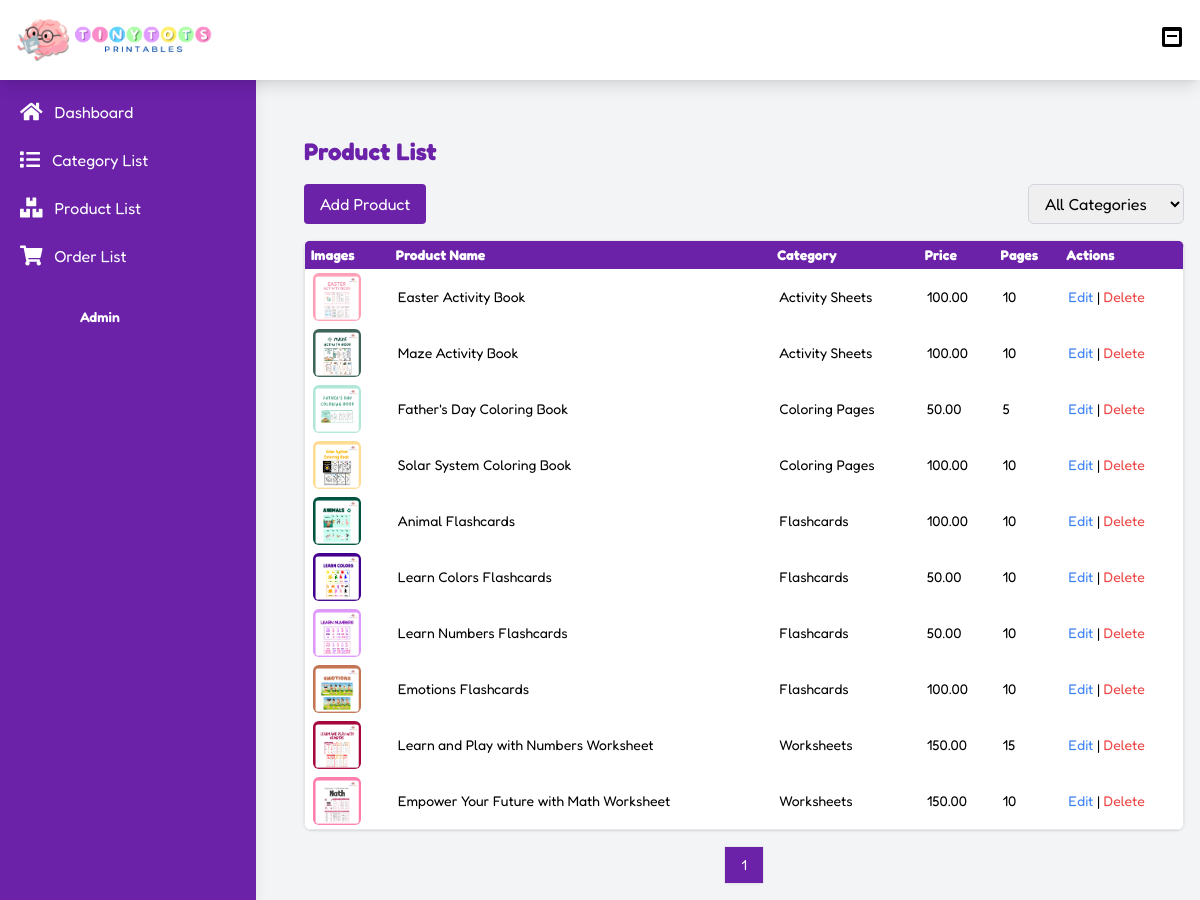
Page /backend/productlist.php on the committed database.
### tables this page shows
CREATE TABLE `product_list` (
  `prod_id` int(11) NOT NULL,
  `prod_name` varchar(255) NOT NULL,
  `cat_id` int(11) NOT NULL,
  `prod_price` decimal(10,2) NOT NULL,
  `date_added` timestamp NOT NULL DEFAULT current_timestamp(),
  `prod_pages` int(11) DEFAULT NULL,
  `product_file` longblob DEFAULT NULL
);

CREATE TABLE `category_list` (
  `cat_id` int(11) NOT NULL,
  `cat_name` varchar(255) NOT NULL,
  `date_added` timestamp NOT NULL DEFAULT current_timestamp()
);

### backend/productlist.php (the view, shortened to what this page needs)
<?php
include ('C:\XAMPP\htdocs\TinyTotsPrintables\database\dbconnection.php');
$sort = isset($_GET['sort']) ? $_GET['sort'] : 'prod_id';
$order = isset($_GET['order']) ? $_GET['order'] : 'ASC';
$allowed_sorts = ['prod_id', 'prod_name', 'cat_name', 'prod_price', 'prod_pages', 'date_added'];
$sort = in_array($sort, $allowed_sorts) ? $sort : 'prod_id';
$order = strtoupper($order) === 'DESC' ? 'DESC' : 'ASC';
$limit = 10;
$page = isset($_GET['page']) ? (int)$_GET['page'] : 1;
$page = max($page, 1);
$start = ($page - 1) * $limit;
$category = isset($_GET['category']) ? (int)$_GET['category'] : 0;
$category_condition = $category ? "WHERE pl.cat_id = $category" : "";
$total_query = "SELECT COUNT(*) as count
                FROM product_list pl
                LEFT JOIN category_list cl ON pl.cat_id = cl.cat_id
                $category_condition";
$total_result = mysqli_query($conn, $total_query);
$total_rows = mysqli_fetch_assoc($total_result)['count'];
$total_pages = ceil($total_rows / $limit);
$query = "SELECT pl.*, cl.cat_name,
          (SELECT image_url FROM product_images pi WHERE pi.prod_id = pl.prod_id LIMIT 1) as image_url
          FROM product_list pl
          LEFT JOIN category_list cl ON pl.cat_id = cl.cat_id
          $category_condition
          ORDER BY $sort $order
          LIMIT $start, $limit";
$result = mysqli_query($conn, $query);
$product_count = mysqli_num_rows($result);
?>
<!DOCTYPE html>
<html lang="en">
<head>
    <link href="https://cdn.jsdelivr.net/npm/tailwindcss@2.2.16/dist/tailwind.min.css" rel="stylesheet">
</head>
<body class="ml-72 bg-gray-100">
    <div class="flex">
        <?php include 'admin_sidebar.php'; ?>
        <main class="mt-8 p-6 w-full">
            <?php include 'admin_header.php'; ?>
            <div class="container mx-auto p-4">
                <h1 class="text-2xl font-bold mt-10 mb-4 text-purple-800">Product List</h1>
                <div class="flex flex-col sm:flex-row justify-between mb-4 space-y-2 sm:space-y-0">
                    <button id="openAddModal" class="px-4 py-2 bg-purple-800 text-white rounded hover:bg-purple-700">
                        Add Product
                    </button>
                    <form method="GET" class="flex items-center space-x-2">
                <select
                    name="category"
                    onchange="this.form.submit()"
                    class="px-3 py-2 border border-gray-300 rounded-md focus:outline-none focus:ring-2 focus:ring-purple-500"
                >
                    <option value="">All Categories</option>
                </select>
            </form>
        </div>
                <div class="bg-white rounded-lg shadow overflow-x-auto">
                    <table class="min-w-full table-auto border-collapse border border-gray-200">
                        <thead class="bg-purple-800 text-white">
                            <tr>
                                <th class="px-1.5 py-1 text-sm text-left">Images</th>
                                <th class="px-1.5 py-1 text-sm text-left">Product Name</th>
                                <th class="px-1.5 py-1 text-sm text-left">Category</th>
                                <th class="px-1.5 py-1 text-sm text-left">Price</th>
                                <th class="px-1.5 py-1 text-sm text-left">Pages</th>
                                <th class="px-1.5 py-1 text-sm text-left">Actions</th>
                            </tr>
                        </thead>
                        <tbody>
                            <?php if ($product_count > 0): ?>
                                <?php while ($row = mysqli_fetch_assoc($result)): ?>
                                    <tr>
                                        <td class="px-2 py-1 text-sm">
                                            <?php if ($row['image_url']): ?>
                                                <img src="<?= $row['image_url'] ?>" alt="Product Image" class="w-12 h-12 object-cover rounded-md">
                                            <?php else: ?>
                                                No Image
                                            <?php endif; ?>
                                        </td>
                                        <td class="px-2 py-1 text-sm"><?= htmlspecialchars($row['prod_name']) ?></td>
                                        <td class="px-2 py-1 text-sm"><?= htmlspecialchars($row['cat_name']) ?></td>
                                        <td class="px-2 py-1 text-sm"><?= number_format($row['prod_price'], 2) ?></td>
                                        <td class="px-2 py-1 text-sm"><?= $row['prod_pages'] ?></td>
                                        <td class="px-2 py-1 text-sm">
                                            <button onclick="openEditModal(<?= $row['prod_id'] ?>, '<?= htmlspecialchars($row['prod_name']) ?>', <?= $row['cat_id'] ?>, <?= $row['prod_price'] ?>, <?= $row['prod_pages'] ?>)" class="text-blue-500 hover:underline">Edit</button> |
                                            <button onclick="openDeleteModal(<?= $row['prod_id'] ?>, '<?= htmlspecialchars($row['prod_name']) ?>')" class="text-red-500 hover:underline">Delete</button>
                                        </td>
                                    </tr>
                                <?php endwhile; ?>
                            <?php else: ?>
                                <tr><td colspan="6" class="text-center text-sm">No products found.</td></tr>
                            <?php endif; ?>
                        </tbody>
                    </table>
                </div>
                <div class="mt-4 text-center">
                    <nav class="inline-flex rounded-md shadow-sm">
                        <?php for ($i = 1; $i <= $total_pages; $i++): ?>
                            <a href="?page=<?= $i ?>" class="px-4 py-2 border text-sm <?= $i == $page ? 'bg-purple-800 text-white' : 'border-purple-300 text-purple-800' ?>"><?= $i ?></a>
                        <?php endfor; ?>
                    </nav>
                </div>
            </div>
</body>
</html>

### backend/admin_sidebar.php (shortened to what this page needs)
<!DOCTYPE html>
<html lang="en">
<head>
    <link href="https://cdnjs.cloudflare.com/ajax/libs/font-awesome/5.15.4/css/all.min.css" rel="stylesheet">
    <script src="https://cdn.tailwindcss.com"></script>
</head>
<body>
    <div class="flex">
        <div id="sidebar" class="
            fixed top-0 left-0 h-screen
            mt-12
            sm:w-16 lg:w-64
            bg-purple-800
            text-white
            py-3
            px-2
            shadow-lg
            transition-all
            duration-300
            ease-in-out
            z-40
            overflow-y-auto
            sidebar-scroll
        ">
            <nav class="space-y-2 mt-8">
                <a href="dashboard.php" class="flex items-center gap-3 py-2 px-3 rounded-md text-white hover:bg-purple-700 hover:text-white transition">
                    <i class="fas fa-home text-xl"></i>
                    <span class="hidden lg:inline">Dashboard</span>
                </a>
                <a href="categorylist.php" class="flex items-center gap-3 py-2 px-3 rounded-md text-white hover:bg-purple-700 hover:text-white transition">
                    <i class="fas fa-list text-xl"></i>
                    <span class="hidden lg:inline">Category List</span>
                </a>
                <a href="productlist.php" class="flex items-center gap-3 py-2 px-3 rounded-md text-white hover:bg-purple-700 hover:text-white transition">
                    <i class="fas fa-boxes text-xl"></i>
                    <span class="hidden lg:inline">Product List</span>
                </a>
                <a href="orderlist.php" class="flex items-center gap-3 py-2 px-3 rounded-md text-white hover:bg-purple-700 hover:text-white transition">
                    <i class="fas fa-shopping-cart text-xl"></i>
                    <span class="hidden lg:inline">Order List</span>
                </a>
            </nav>
<div class="border-t border-purple-800 pt-4 mb-4">
        <div id="admin-profile-details" class="flex items-center px-3 space-x-3 cursor-pointer rounded-md text-white hover:bg-purple-700 hover:text-white transition">
            <div class="w-12 h-12 rounded-full bg-purple-800 text-white flex items-center justify-center">
            </div>
            <div class="flex-1 hidden lg:block">
                <h3 class="text-sm font-semibold">
                    Admin
                </h3>
            </div>
        </div>
    </div>
            <div class="absolute bottom-4 w-full px-3">
                <button id="logout-button" class="flex items-center gap-3 py-2 px-3 rounded-md text-white hover:bg-purple-700 transition w-full text-left">
                </button>
            </div>
        </div>
    </div>
</body>
</html>

### backend/admin_header.php (shortened to what this page needs)
<html lang="en">
<head>
    <link rel="stylesheet" href="https://cdnjs.cloudflare.com/ajax/libs/font-awesome/5.15.3/css/all.min.css">
    <script src="https://cdn.tailwindcss.com"></script>
</head>
        <div class="flex-grow md:ml-64 lg:ml-72">
            <nav class="bg-white text-purple-800 fixed top-0 left-0 w-full h-20 z-50 shadow-lg flex items-center justify-between px-4">
                <div class="logo">
                    <img src="http://localhost/TinyTotsPrintables/backend/images/logoicon1.png" id="imglogo" alt="Company logo with a stylized icon and company name" class="h-12">
                </div>
                <div class="flex items-center space-x-6">
                    <div class="relative">
                        <button class="text-black hover:text-gray-700 focus:outline-none" id="inbox-button">
                            <svg class="h-6 w-6 fill-current" viewBox="0 0 24 24">
                                <path fill-rule="evenodd" d="M20 2H4a2 2 0 0 0-2 2v16a2 2 0 0 0 2 2h16a2 2 0 0 0 2-2V4a2 2 0 0 0-2-2zm-1 17H5V6h14v13zM7 10h10v2H7v-2z" />
                            </svg>
                        </button>
                    </div>
                </div>
            </nav>
        </div>
    </div>
</body>
</html>

### backend/productlist.php (style rules this page uses)
body { font-family: 'Fredoka', sans-serif; }

### backend/admin_header.php (style rules this page uses)
body { font-family: 'Fredoka', sans-serif; }

### rows in the picture
product_list: shows a picture, prod_name "Easter Activity Book", cat.cat_name "Activity Sheets", prod_price "100.00", prod_pages "10"
product_list: shows a picture, prod_name "Maze Activity Book", cat.cat_name "Activity Sheets", prod_price "100.00", prod_pages "10"
product_list: shows a picture, prod_name "Father's Day Coloring Book", cat.cat_name "Coloring Pages", prod_price "50.00", prod_pages "5"
product_list: shows a picture, prod_name "Solar System Coloring Book", cat.cat_name "Coloring Pages", prod_price "100.00", prod_pages "10"
product_list: shows a picture, prod_name "Animal Flashcards", cat.cat_name "Flashcards", prod_price "100.00", prod_pages "10"
product_list: shows a picture, prod_name "Learn Colors Flashcards", cat.cat_name "Flashcards", prod_price "50.00", prod_pages "10"
product_list: shows a picture, prod_name "Learn Numbers Flashcards", cat.cat_name "Flashcards", prod_price "50.00", prod_pages "10"
product_list: shows a picture, prod_name "Emotions Flashcards", cat.cat_name "Flashcards", prod_price "100.00", prod_pages "10"
product_list: shows a picture, prod_name "Learn and Play with Numbers Worksheet", cat.cat_name "Worksheets", prod_price "150.00", prod_pages "15"
product_list: shows a picture, prod_name "Empower Your Future with Math Worksheet", cat.cat_name "Worksheets", prod_price "150.00", prod_pages "10"
